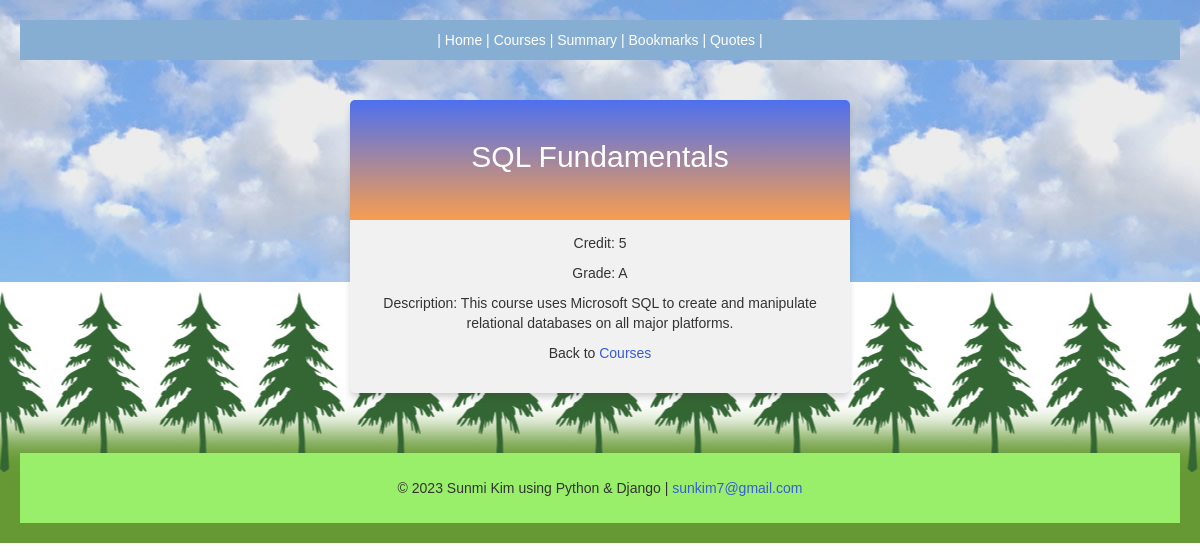
/courses/details/1, run on the app's committed database.
### courses/models.py (models this page shows, shortened)
class Course(models.Model):
    title = models.CharField(max_length=255)
    credit = models.IntegerField()
    grade = models.CharField(max_length=20)
    description = models.CharField(max_length=255, null=True)

### courses/views.py (the view)
# urls.py: path('courses/details/<int:id>', views.details, name='details'),
def details(request, id):
    mycourse = Course.objects.get(id=id)
    template = loader.get_template('details.html')
    context = {
        'mycourse': mycourse,
    }
    return HttpResponse(template.render(context, request))

### courses/templates/details.html (shortened to what this page needs)
{% extends "master.html" %}
{% block content %}
  <div class="mycard">
    <h2>{{ mycourse.title }}</h2>
    <p>Credit: {{ mycourse.credit }}</p>
    <p>Grade: {{ mycourse.grade }}</p>
    <p>Description: {{ mycourse.description }}</p>
    <p>Back to <a href="/courses">Courses</a></p>
  </div>
{% endblock %}

### mystaticfiles/mystyles.css (style rules this page uses)
body { font-family: "verdana", "Arial", "Helvetica"; margin: 20px; background-image: url(images2/tree.jpg), url(images2/sky_bg.jpg); background-repeat: repeat-x, repeat-x; background-position: center bottom, center top; }
.mycard { background-color: #f1f1f1; background-image: linear-gradient(to bottom, #4D70EF, #f79d4f); background-size: 100% 120px; background-repeat: no-repeat; margin: 40px auto; width: 500px; border-radius: 5px; box-shadow: 0 5px 7px -1px rgba(51, 51, 51, 0.23); padding: 20px; }
.mycard h2 { text-align: center; color: #ffffff; margin:20px 0 60px 0; }
a:link, a:visited { color: #375BDC; }
h1, h3, p { text-align: center; }

### data on the page
Course: title "SQL Fundamentals", credit "5", grade "A", description "This course uses Microsoft SQL to create and manipulate relational databases on all major platforms."
